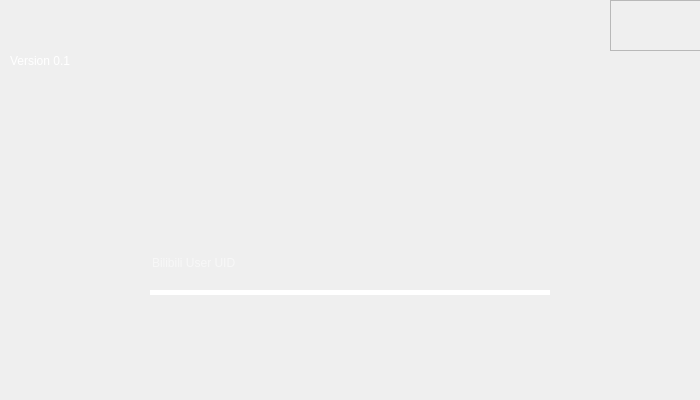
<?xml version="1.0" encoding="UTF-8"?>
<ui version="4.0">
 <class>Form</class>
 <widget class="QWidget" name="Form">
  <property name="geometry">
   <rect>
    <x>0</x>
    <y>0</y>
    <width>700</width>
    <height>400</height>
   </rect>
  </property>
  <property name="minimumSize">
   <size>
    <width>700</width>
    <height>400</height>
   </size>
  </property>
  <property name="maximumSize">
   <size>
    <width>700</width>
    <height>400</height>
   </size>
  </property>
  <property name="windowTitle">
   <string>Form</string>
  </property>
  <property name="styleSheet">
   <string notr="true"/>
  </property>
  <widget class="QLabel" name="background">
   <property name="geometry">
    <rect>
     <x>0</x>
     <y>0</y>
     <width>700</width>
     <height>400</height>
    </rect>
   </property>
   <property name="styleSheet">
    <string notr="true"/>
   </property>
   <property name="text">
    <string/>
   </property>
  </widget>
  <widget class="QLineEdit" name="login_uid">
   <property name="geometry">
    <rect>
     <x>150</x>
     <y>235</y>
     <width>400</width>
     <height>60</height>
    </rect>
   </property>
   <property name="styleSheet">
    <string notr="true">font: 30pt &quot;猫啃什锦黑-轻量版&quot;;
border:none;
border-bottom:5px solid rgba(255,255,255,255);
background-color: rgba( 0, 0, 0, 0);
color: rgb(255,255,255);</string>
   </property>
   <property name="placeholderText">
    <string>Bilibili User UID</string>
   </property>
  </widget>
  <widget class="QPushButton" name="login">
   <property name="geometry">
    <rect>
     <x>270</x>
     <y>315</y>
     <width>161</width>
     <height>71</height>
    </rect>
   </property>
   <property name="styleSheet">
    <string notr="true">QPushButton{
	border:none;
}
QPushButton:hover{
	padding-bottom:5px;
}
</string>
   </property>
   <property name="text">
    <string/>
   </property>
   <property name="icon">
    <iconset resource="../pic/res.qrc">
     <normaloff>:/icon/icon/login.png</normaloff>:/icon/icon/login.png</iconset>
   </property>
   <property name="iconSize">
    <size>
     <width>150</width>
     <height>150</height>
    </size>
   </property>
  </widget>
  <widget class="QLabel" name="logo">
   <property name="geometry">
    <rect>
     <x>-50</x>
     <y>-70</y>
     <width>200</width>
     <height>200</height>
    </rect>
   </property>
   <property name="styleSheet">
    <string notr="true">border-image: url(:/logo/logo/up1.png);</string>
   </property>
   <property name="text">
    <string/>
   </property>
  </widget>
  <widget class="QLabel" name="version">
   <property name="geometry">
    <rect>
     <x>10</x>
     <y>50</y>
     <width>131</width>
     <height>21</height>
    </rect>
   </property>
   <property name="styleSheet">
    <string notr="true">font: 12pt &quot;猫啃什锦黑-轻量版&quot;;
color: rgb(255, 255, 255);</string>
   </property>
   <property name="text">
    <string>Version 0.1</string>
   </property>
  </widget>
  <widget class="QFrame" name="frame">
   <property name="geometry">
    <rect>
     <x>610</x>
     <y>0</y>
     <width>91</width>
     <height>51</height>
    </rect>
   </property>
   <property name="styleSheet">
    <string notr="true">QPushButton{
	border:none;
}
</string>
   </property>
   <property name="frameShape">
    <enum>QFrame::Shape::StyledPanel</enum>
   </property>
   <property name="frameShadow">
    <enum>QFrame::Shadow::Raised</enum>
   </property>
   <layout class="QHBoxLayout" name="horizontalLayout">
    <item>
     <widget class="QPushButton" name="showmini_mini">
      <property name="styleSheet">
       <string notr="true"> QPushButton:hover {
        icon: url(:/icon/icon/showmini_mini_hover);
    }
</string>
      </property>
      <property name="text">
       <string/>
      </property>
      <property name="icon">
       <iconset resource="../pic/res.qrc">
        <normaloff>:/icon/icon/showmini_mini.png</normaloff>:/icon/icon/showmini_mini.png</iconset>
      </property>
      <property name="iconSize">
       <size>
        <width>20</width>
        <height>20</height>
       </size>
      </property>
     </widget>
    </item>
    <item>
     <widget class="QPushButton" name="close_mini">
      <property name="styleSheet">
       <string notr="true"> QPushButton:hover {
        icon: url(:/icon/icon/close_mini_hover.png);
    }

</string>
      </property>
      <property name="text">
       <string/>
      </property>
      <property name="icon">
       <iconset resource="../pic/res.qrc">
        <normaloff>:/icon/icon/close_mini.png</normaloff>:/icon/icon/close_mini.png</iconset>
      </property>
      <property name="iconSize">
       <size>
        <width>20</width>
        <height>20</height>
       </size>
      </property>
     </widget>
    </item>
   </layout>
  </widget>
 </widget>
 <resources>
  <include location="../pic/res.qrc"/>
 </resources>
 <connections>
  <connection>
   <sender>close_mini</sender>
   <signal>clicked()</signal>
   <receiver>Form</receiver>
   <slot>close()</slot>
   <hints>
    <hint type="sourcelabel">
     <x>672</x>
     <y>25</y>
    </hint>
    <hint type="destinationlabel">
     <x>734</x>
     <y>-13</y>
    </hint>
   </hints>
  </connection>
  <connection>
   <sender>showmini_mini</sender>
   <signal>clicked()</signal>
   <receiver>Form</receiver>
   <slot>showMinimized()</slot>
   <hints>
    <hint type="sourcelabel">
     <x>637</x>
     <y>19</y>
    </hint>
    <hint type="destinationlabel">
     <x>703</x>
     <y>-20</y>
    </hint>
   </hints>
  </connection>
 </connections>
</ui>
